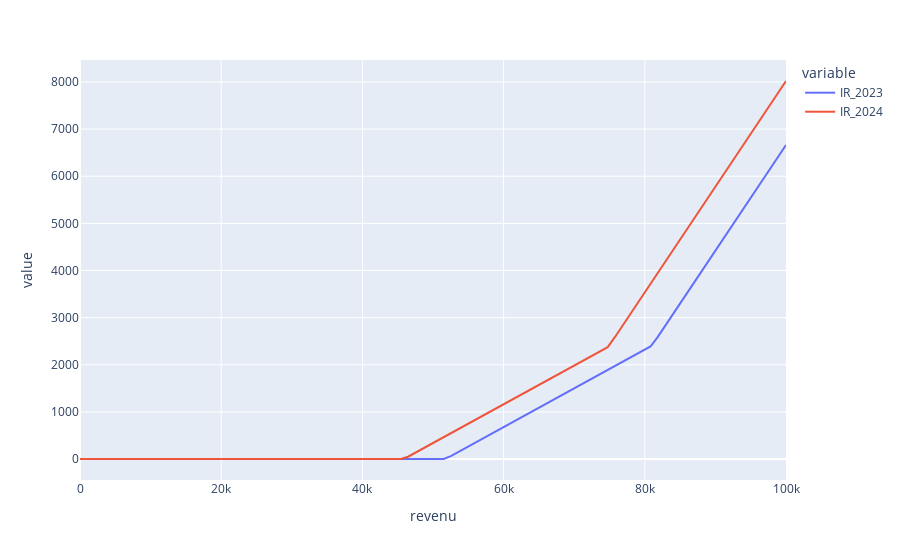

Write notebook code for a chart like this one.
### Markdown cell above
https://openfisca.org/doc/simulate/replicate-simulation-inputs.html#

### Code cell
TEST_CASE_evol = TEST_CASE
TEST_CASE_evol['axes']= [[{'count':100, 'name':'salaire_de_base', 'min':0, 'max':100000, 'period':'2023'},
                          {'count':100, 'name':'salaire_de_base', 'min':0, 'max':100000, 'period':'2024'}]]
TEST_CASE_evol['individus']['parent1']['f6rs'] = {'2023': 10000, '2024': 5000}
#pprint(TEST_CASE_evol)

simulation_builder = SimulationBuilder()
simulation_evol = simulation_builder.build_from_entities(legislation_reforme, TEST_CASE_evol)
sdb = simulation_evol.calculate_add('salaire_de_base', '2023')
salaire_foyer = sdb.reshape(100,3).sum(1)

simulation_evol.trace = True
income_tax_2023 = simulation_evol.calculate('ir_plaf_qf', 2023)
income_tax_2024 = simulation_evol.calculate('ir_plaf_qf', 2024)
df_income_tax = pd.DataFrame.from_dict({'revenu': salaire_foyer, 'IR_2023': income_tax_2023, 'IR_2024': income_tax_2024})
fig = px.line(df_income_tax, x='revenu', y=['IR_2023', 'IR_2024'])
fig.show()
df_income_tax
